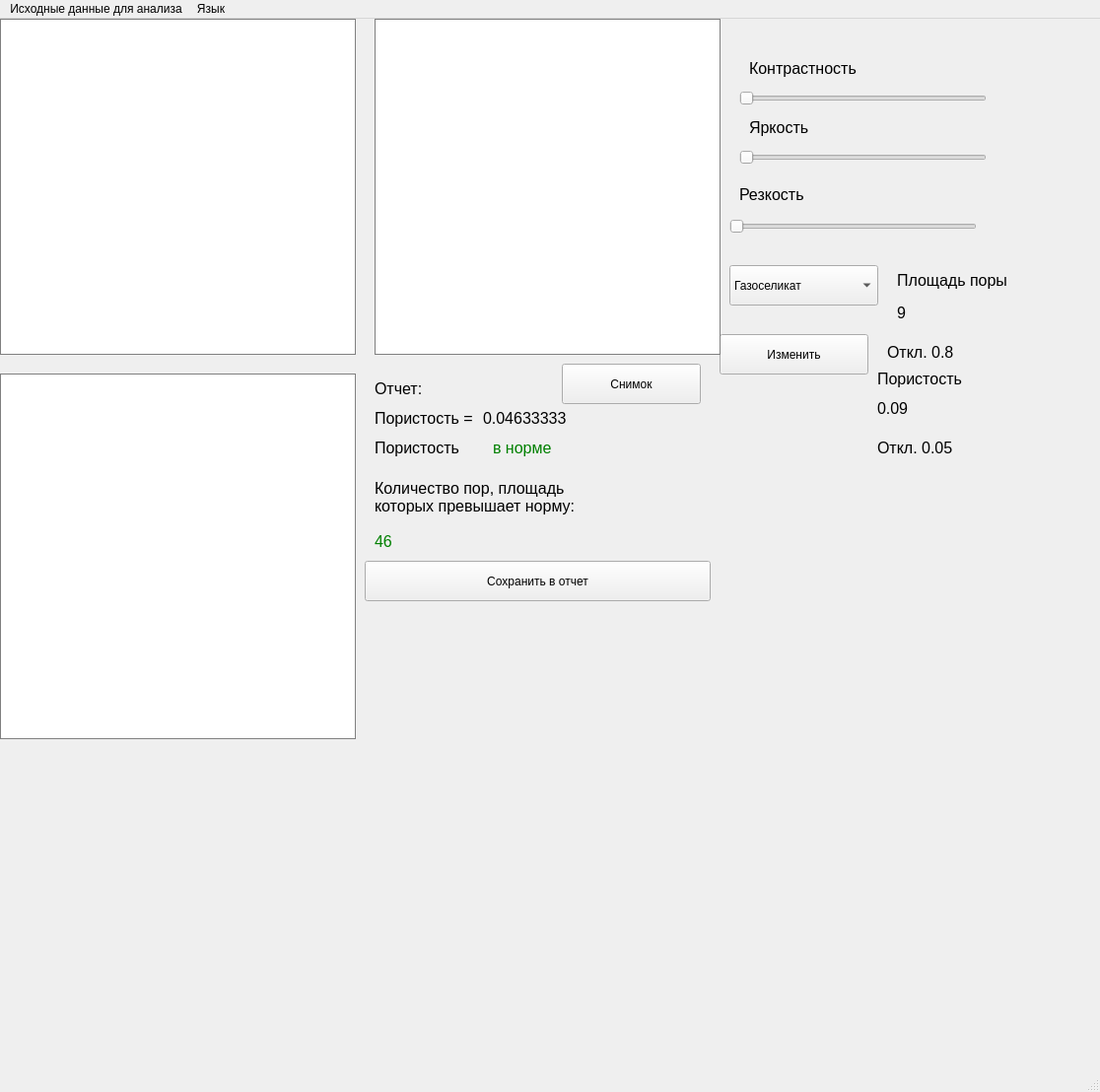
<?xml version="1.0" encoding="UTF-8"?>
<ui version="4.0">
 <class>MainWindow</class>
 <widget class="QMainWindow" name="MainWindow">
  <property name="geometry">
   <rect>
    <x>0</x>
    <y>0</y>
    <width>1116</width>
    <height>1108</height>
   </rect>
  </property>
  <property name="windowTitle">
   <string>MainWindow</string>
  </property>
  <widget class="QWidget" name="centralwidget">
   <widget class="QComboBox" name="comboMaterial">
    <property name="geometry">
     <rect>
      <x>740</x>
      <y>250</y>
      <width>151</width>
      <height>41</height>
     </rect>
    </property>
    <item>
     <property name="text">
      <string>Газоселикат</string>
     </property>
    </item>
   </widget>
   <widget class="QLabel" name="lblPorosityDev">
    <property name="geometry">
     <rect>
      <x>890</x>
      <y>420</y>
      <width>181</width>
      <height>31</height>
     </rect>
    </property>
    <property name="font">
     <font>
      <pointsize>12</pointsize>
     </font>
    </property>
    <property name="text">
     <string>Откл. 0.05</string>
    </property>
   </widget>
   <widget class="QLabel" name="label_2">
    <property name="geometry">
     <rect>
      <x>760</x>
      <y>90</y>
      <width>81</width>
      <height>41</height>
     </rect>
    </property>
    <property name="font">
     <font>
      <pointsize>12</pointsize>
     </font>
    </property>
    <property name="text">
     <string>Яркость</string>
    </property>
   </widget>
   <widget class="QLabel" name="labelPoresImage">
    <property name="geometry">
     <rect>
      <x>0</x>
      <y>360</y>
      <width>361</width>
      <height>371</height>
     </rect>
    </property>
    <property name="styleSheet">
     <string notr="true">background-color: white;
border: 1px solid gray;</string>
    </property>
    <property name="frameShape">
     <enum>QFrame::Box</enum>
    </property>
    <property name="text">
     <string/>
    </property>
   </widget>
   <widget class="QLabel" name="label_4">
    <property name="geometry">
     <rect>
      <x>910</x>
      <y>250</y>
      <width>181</width>
      <height>31</height>
     </rect>
    </property>
    <property name="font">
     <font>
      <pointsize>12</pointsize>
     </font>
    </property>
    <property name="text">
     <string>Площадь поры</string>
    </property>
   </widget>
   <widget class="QLabel" name="lblAreaDev">
    <property name="geometry">
     <rect>
      <x>900</x>
      <y>330</y>
      <width>181</width>
      <height>16</height>
     </rect>
    </property>
    <property name="font">
     <font>
      <pointsize>12</pointsize>
     </font>
    </property>
    <property name="text">
     <string>Откл. 0.8</string>
    </property>
   </widget>
   <widget class="QPushButton" name="btnEditDb">
    <property name="geometry">
     <rect>
      <x>730</x>
      <y>320</y>
      <width>151</width>
      <height>41</height>
     </rect>
    </property>
    <property name="text">
     <string>Изменить</string>
    </property>
   </widget>
   <widget class="QSlider" name="sliderBrightness">
    <property name="geometry">
     <rect>
      <x>750</x>
      <y>130</y>
      <width>251</width>
      <height>21</height>
     </rect>
    </property>
    <property name="orientation">
     <enum>Qt::Horizontal</enum>
    </property>
   </widget>
   <widget class="QLabel" name="label_3">
    <property name="geometry">
     <rect>
      <x>750</x>
      <y>170</y>
      <width>81</width>
      <height>16</height>
     </rect>
    </property>
    <property name="font">
     <font>
      <pointsize>12</pointsize>
     </font>
    </property>
    <property name="text">
     <string>Резкость</string>
    </property>
   </widget>
   <widget class="QPushButton" name="btnSaveReport">
    <property name="geometry">
     <rect>
      <x>370</x>
      <y>550</y>
      <width>351</width>
      <height>41</height>
     </rect>
    </property>
    <property name="text">
     <string>Сохранить в отчет</string>
    </property>
   </widget>
   <widget class="QPushButton" name="btnSnapshot">
    <property name="geometry">
     <rect>
      <x>570</x>
      <y>350</y>
      <width>141</width>
      <height>41</height>
     </rect>
    </property>
    <property name="text">
     <string>Снимок</string>
    </property>
   </widget>
   <widget class="QLabel" name="lblAreaNorm">
    <property name="geometry">
     <rect>
      <x>910</x>
      <y>290</y>
      <width>181</width>
      <height>16</height>
     </rect>
    </property>
    <property name="font">
     <font>
      <pointsize>12</pointsize>
     </font>
    </property>
    <property name="text">
     <string>9</string>
    </property>
   </widget>
   <widget class="QSlider" name="sliderContrast">
    <property name="geometry">
     <rect>
      <x>750</x>
      <y>70</y>
      <width>251</width>
      <height>21</height>
     </rect>
    </property>
    <property name="orientation">
     <enum>Qt::Horizontal</enum>
    </property>
   </widget>
   <widget class="QLabel" name="labelCurrentImage">
    <property name="geometry">
     <rect>
      <x>0</x>
      <y>0</y>
      <width>361</width>
      <height>341</height>
     </rect>
    </property>
    <property name="styleSheet">
     <string notr="true">background-color: white;
border: 1px solid gray;</string>
    </property>
    <property name="frameShape">
     <enum>QFrame::Box</enum>
    </property>
    <property name="text">
     <string/>
    </property>
   </widget>
   <widget class="QLabel" name="label_7">
    <property name="geometry">
     <rect>
      <x>890</x>
      <y>350</y>
      <width>181</width>
      <height>31</height>
     </rect>
    </property>
    <property name="font">
     <font>
      <pointsize>12</pointsize>
     </font>
    </property>
    <property name="text">
     <string>Пористость</string>
    </property>
   </widget>
   <widget class="QLabel" name="labelAnalysisImage">
    <property name="geometry">
     <rect>
      <x>380</x>
      <y>0</y>
      <width>351</width>
      <height>341</height>
     </rect>
    </property>
    <property name="styleSheet">
     <string notr="true">background-color: white;
border: 1px solid gray;</string>
    </property>
    <property name="frameShape">
     <enum>QFrame::Box</enum>
    </property>
    <property name="text">
     <string/>
    </property>
   </widget>
   <widget class="QLabel" name="label">
    <property name="geometry">
     <rect>
      <x>760</x>
      <y>40</y>
      <width>141</width>
      <height>21</height>
     </rect>
    </property>
    <property name="font">
     <font>
      <pointsize>12</pointsize>
     </font>
    </property>
    <property name="text">
     <string>Контрастность</string>
    </property>
   </widget>
   <widget class="QSlider" name="sliderSharpness">
    <property name="geometry">
     <rect>
      <x>740</x>
      <y>200</y>
      <width>251</width>
      <height>21</height>
     </rect>
    </property>
    <property name="orientation">
     <enum>Qt::Horizontal</enum>
    </property>
   </widget>
   <widget class="QLabel" name="lblPorosityNorm">
    <property name="geometry">
     <rect>
      <x>890</x>
      <y>380</y>
      <width>181</width>
      <height>31</height>
     </rect>
    </property>
    <property name="font">
     <font>
      <pointsize>12</pointsize>
     </font>
    </property>
    <property name="text">
     <string>0.09</string>
    </property>
   </widget>
   <widget class="QLabel" name="lblPorosityDev_2">
    <property name="geometry">
     <rect>
      <x>380</x>
      <y>360</y>
      <width>181</width>
      <height>31</height>
     </rect>
    </property>
    <property name="font">
     <font>
      <pointsize>12</pointsize>
     </font>
    </property>
    <property name="text">
     <string>Отчет:</string>
    </property>
   </widget>
   <widget class="QLabel" name="label_5">
    <property name="geometry">
     <rect>
      <x>380</x>
      <y>390</y>
      <width>141</width>
      <height>31</height>
     </rect>
    </property>
    <property name="font">
     <font>
      <pointsize>12</pointsize>
     </font>
    </property>
    <property name="text">
     <string>Пористость =</string>
    </property>
   </widget>
   <widget class="QLabel" name="lblPorosityValue">
    <property name="geometry">
     <rect>
      <x>490</x>
      <y>390</y>
      <width>141</width>
      <height>31</height>
     </rect>
    </property>
    <property name="font">
     <font>
      <pointsize>12</pointsize>
     </font>
    </property>
    <property name="text">
     <string>0.04633333</string>
    </property>
   </widget>
   <widget class="QLabel" name="label_6">
    <property name="geometry">
     <rect>
      <x>380</x>
      <y>420</y>
      <width>111</width>
      <height>31</height>
     </rect>
    </property>
    <property name="font">
     <font>
      <pointsize>12</pointsize>
     </font>
    </property>
    <property name="text">
     <string>Пористость</string>
    </property>
   </widget>
   <widget class="QLabel" name="lblPorosityStatus">
    <property name="geometry">
     <rect>
      <x>500</x>
      <y>420</y>
      <width>191</width>
      <height>31</height>
     </rect>
    </property>
    <property name="font">
     <font>
      <pointsize>12</pointsize>
     </font>
    </property>
    <property name="styleSheet">
     <string notr="true">color: green;</string>
    </property>
    <property name="text">
     <string>в норме</string>
    </property>
   </widget>
   <widget class="QLabel" name="label_8">
    <property name="geometry">
     <rect>
      <x>380</x>
      <y>450</y>
      <width>291</width>
      <height>71</height>
     </rect>
    </property>
    <property name="font">
     <font>
      <pointsize>12</pointsize>
     </font>
    </property>
    <property name="text">
     <string>Количество пор, площадь
которых превышает норму:</string>
    </property>
   </widget>
   <widget class="QLabel" name="lblPoresCount">
    <property name="geometry">
     <rect>
      <x>380</x>
      <y>510</y>
      <width>31</width>
      <height>41</height>
     </rect>
    </property>
    <property name="font">
     <font>
      <pointsize>12</pointsize>
     </font>
    </property>
    <property name="styleSheet">
     <string notr="true">color: green;</string>
    </property>
    <property name="text">
     <string>46</string>
    </property>
   </widget>
  </widget>
  <widget class="QMenuBar" name="menubar">
   <property name="geometry">
    <rect>
     <x>0</x>
     <y>0</y>
     <width>1116</width>
     <height>21</height>
    </rect>
   </property>
   <widget class="QMenu" name="menu">
    <property name="title">
     <string>Исходные данные для анализа</string>
    </property>
    <addaction name="actionOpen"/>
    <addaction name="actionWebcam"/>
   </widget>
   <widget class="QMenu" name="menuLanguage">
    <property name="title">
     <string>Язык</string>
    </property>
    <addaction name="actionRussian"/>
    <addaction name="actionEnglish"/>
   </widget>
   <addaction name="menu"/>
   <addaction name="menuLanguage"/>
  </widget>
  <widget class="QStatusBar" name="statusbar"/>
  <action name="actionOpen">
   <property name="text">
    <string>Open</string>
   </property>
  </action>
  <action name="actionWebcam">
   <property name="text">
    <string>Webcam</string>
   </property>
  </action>
  <action name="actionRussian">
   <property name="text">
    <string>Русский</string>
   </property>
  </action>
  <action name="actionEnglish">
   <property name="text">
    <string>Английский</string>
   </property>
  </action>
 </widget>
 <resources/>
 <connections/>
</ui>
